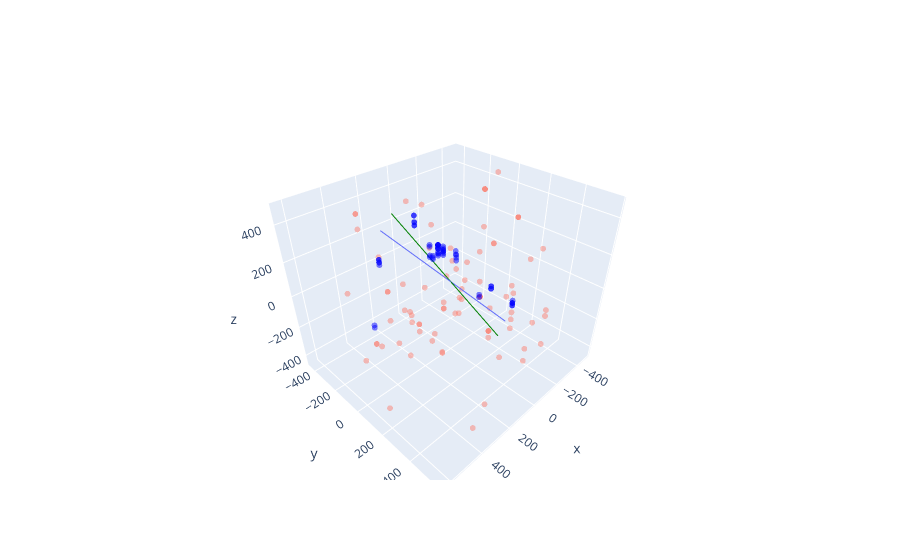

The code cell stored with this chart in its notebook:
### Markdown cell above
### Naive Fitting - Just using the first principle component as the neutrino's direction
Only using the non-auxiliary pulses

### Code cell
pca = PCA(n_components=1).fit(case_event_pulses[['x', 'y', 'z']])
vector = pca.components_[0]
vector_base = np.array([-500, 500])
x = vector_base*vector[0]
y = vector_base*vector[1]
z = vector_base*vector[2]
vector_df = pd.DataFrame({'x': x, 'y': y, 'z': z})

fig_auxiliary = px.scatter_3d(case_event_pulses.loc[case_event_pulses.auxiliary],
                              x='x', y='y', z='z', opacity=0.5, color_discrete_sequence=['salmon'])
fig_non_auxiliary = px.scatter_3d(case_event_pulses.loc[~case_event_pulses.auxiliary],
                              x='x', y='y', z='z', opacity=0.5, color_discrete_sequence=['blue'])
fig_line = px.line_3d(vector_target_df, x="x", y="y", z="z")
fig_fit_line = px.line_3d(vector_df, x="x", y="y", z="z", color_discrete_sequence=['green'])

fig_auxiliary.update_traces(marker_size=2)
fig_non_auxiliary.update_traces(marker_size=2)

fig = go.Figure(data = fig_auxiliary.data + fig_non_auxiliary.data + fig_line.data + fig_fit_line.data)
fig.show()

### Figure 1 — Plotly figure (JSON) as saved in the notebook; plotly's stock layout.template omitted (floating-point values rounded to 4 significant figures)
{"data": [{"hovertemplate": "x=%{x}<br>y=%{y}<br>z=%{z}<extra></extra>", "legendgroup": "", "marker": {"color": "salmon", "opacity": 0.5, "size": 2, "symbol": "circle"}, "mode": "markers", "name": "", "scene": "scene", "showlegend": false, "x": [38.26, -478.7, -478.7, -276.5, 624.3, 285.7, -231.6, 4.669, -231.6, 330.1, -63.57, 285.7, 105.1, 172.9, 154.9, 70.05, -276.5, 38.26, 272.5, 120.3, -478.7, 408.9, -478.7, 162.3, 83.48, 206.9, 206.9, 127.3, 127.3, -84.86, 258.4, -365.5, 83.48, 386.4, 36.97, -53.12, -231.6, 172.9, -399.8, 330.1, 374.8, -242.7, -276.5, 351.3, 4.669, 553.2, 180.0, -163.4, 49.65, 14.98, 172.9, -276.5, -53.12, -29.86, -444.5, -108.3, 206.9, 491.7, 154.9, 89.54, -97.51, -53.12, -231.6, -310.5, -231.6, -310.5, -389.1, -73.83, -97.51, -310.5, 285.7, -276.5, 149.0, -310.5, 38.26, -197.7, -365.5, 59.81, 340.8, -276.5, -399.8, -265.7, -276.5, 79.19, -18.76], "y": [-16.08, 47.82, 47.82, -30.01, 234.3, -379.0, 86.59, -204.1, 86.59, -262.3, 223.4, -379.0, -42.1, -67.83, 90.51, 572.9, -30.01, -16.08, 495.8, -3.184, 47.82, -359.4, 47.82, -398.6, -301.4, -281.8, -281.8, -184.8, -184.8, -438.0, -146.4, -263.9, -301.4, 527.1, 70.14, 553.6, 86.59, -67.83, -49.71, -262.3, -145.7, -244.0, -30.01, 399.1, -204.1, 321.3, 266.4, -341.1, -87.21, 125.9, -67.83, -30.01, 553.6, 9.086, -166.7, 106.8, -281.8, -131.0, 90.51, 98.91, 437.7, 553.6, 86.59, 184.0, 86.59, 184.0, 281.2, -107.6, 437.7, 184.0, -379.0, -30.01, 476.2, 184.0, -16.08, -127.1, -263.9, 242.6, 68.62, -30.01, -49.71, 300.9, -30.01, -9.514, 340.3], "z": [-165.5, 223.3, 223.3, -255.9, -279.0, 358.2, -425.4, 373.9, -425.4, -393.7, -289.5, 273.1, -373.7, -228.3, -338.0, 463.5, -255.9, -165.5, -327.0, -288.1, -236.3, -52.22, 223.3, 49.05, -122.1, -307.2, -103.0, -257.1, -308.1, 288.7, -361.2, -443.6, -309.3, -369.4, -152.1, 85.91, -425.4, -279.4, 476.6, -393.7, -308.6, 3.466, -255.9, 284.6, -136.7, 56.62, 223.3, -2.054, 320.0, 182.4, -228.3, 425.0, 51.87, 70.11, 99.05, 0.1561, -103.0, -324.4, -345.1, 210.5, -339.0, -118.3, 172.1, -138.8, -253.4, -326.0, -339.6, -49.46, -253.9, -274.9, 358.2, 425.0, 225.0, -394.1, -123.4, -390.1, -358.5, 308.0, 24.77, -255.9, 51.06, 153.7, 425.0, 249.3, -326.2], "type": "scatter3d"}, {"hovertemplate": "x=%{x}<br>y=%{y}<br>z=%{z}<extra></extra>", "legendgroup": "", "marker": {"color": "blue", "opacity": 0.5, "size": 2, "symbol": "circle"}, "mode": "markers", "name": "", "scene": "scene", "showlegend": false, "x": [162.3, 162.3, 162.3, 162.3, 162.3, 330.1, 330.1, 172.9, 172.9, 172.9, 172.9, 172.9, 79.19, 79.19, 79.19, 79.19, 105.1, 172.9, 79.19, 79.19, 79.19, 79.19, 79.19, 79.19, 38.26, 120.3, 105.1, 38.26, 38.26, 38.26, 79.19, 38.26, 38.26, 120.3, 105.1, 120.3, 105.1, 38.26, 36.97, 38.26, -29.86, 79.19, -29.86, -29.86, 36.97, -108.3, -310.5, -310.5, -231.6, -310.5, -231.6, -310.5, -108.3, -231.6, -231.6, -310.5, -310.5], "y": [-398.6, -398.6, -398.6, -398.6, -398.6, -262.3, -262.3, -67.83, -67.83, -67.83, -67.83, -67.83, -9.514, -9.514, -9.514, -9.514, -42.1, -67.83, -9.514, -9.514, -9.514, -9.514, -9.514, -9.514, -16.08, -3.184, -42.1, -16.08, -16.08, -16.08, -9.514, -16.08, -16.08, -3.184, -42.1, -3.184, -42.1, -16.08, 70.14, -16.08, 9.086, -9.514, 9.086, 9.086, 70.14, 106.8, 184.0, 184.0, 86.59, 184.0, 86.59, 184.0, 106.8, 86.59, 86.59, 184.0, 184.0], "z": [32.03, 15.01, 15.01, -2.014, 32.03, -257.5, -274.6, 367.4, 367.4, 384.5, 418.5, 384.5, 249.3, 249.3, 249.3, 239.3, 247.0, 418.5, 229.3, 229.3, 229.3, 249.3, 209.2, 199.2, 212.0, 198.5, 237.0, 191.9, 191.9, 171.9, 199.2, 181.9, 222.0, 188.5, 187.0, 208.5, 176.9, 202.0, 231.4, 202.0, 138.2, 189.2, 155.2, 121.2, 211.4, -102.0, -206.9, -189.8, -100.2, -223.9, -117.2, -223.9, -84.94, -117.2, -100.2, -206.9, -206.9], "type": "scatter3d"}, {"hovertemplate": "x=%{x}<br>y=%{y}<br>z=%{z}<extra></extra>", "legendgroup": "", "line": {"color": "#636efa", "dash": "solid"}, "marker": {"symbol": "circle"}, "mode": "lines", "name": "", "scene": "scene", "showlegend": false, "x": [-311.7, 311.7], "y": [145.7, -145.7], "z": [-362.7, 362.7], "type": "scatter3d"}, {"hovertemplate": "x=%{x}<br>y=%{y}<br>z=%{z}<extra></extra>", "legendgroup": "", "line": {"color": "green", "dash": "solid"}, "marker": {"symbol": "circle"}, "mode": "lines", "name": "", "scene": "scene", "showlegend": false, "x": [-227.3, 227.3], "y": [164.4, -164.4], "z": [-413.9, 413.9], "type": "scatter3d"}], "layout": {"scene": {"aspectratio": {"x": 1.094, "y": 1.002, "z": 0.9123}, "aspectmode": "auto"}, "autosize": true}}
